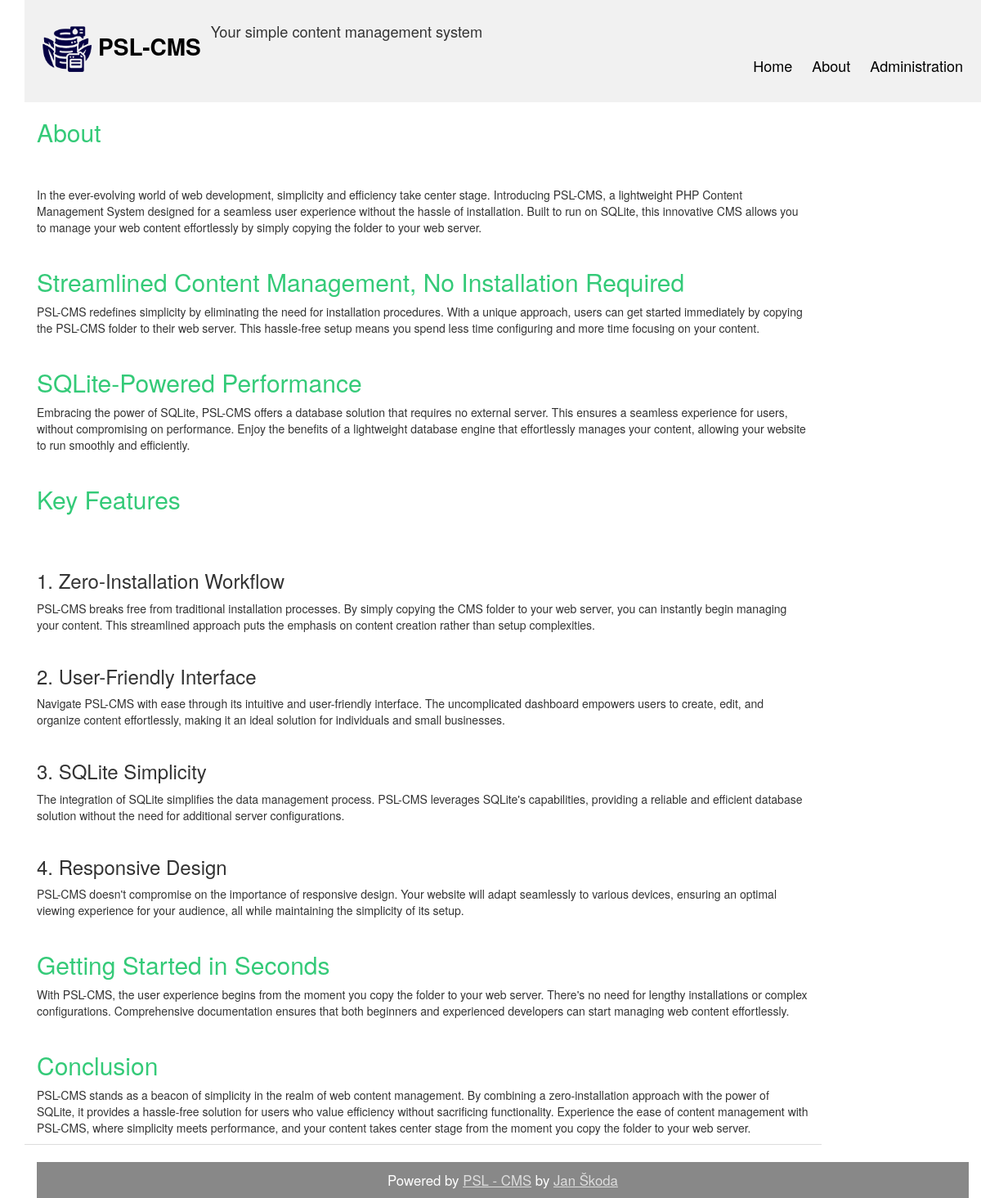
Screenshot of /page.php?link=about with the database file from the repository.
### tables this page shows
CREATE TABLE "menu" (
	"id"	INTEGER UNIQUE,
	"title"	TEXT,
	"link"	TEXT,
	"order"	INTEGER UNIQUE,
	PRIMARY KEY("id" AUTOINCREMENT)
);

CREATE TABLE "pages" (
	"id"	INTEGER UNIQUE,
	"link"	TEXT UNIQUE,
	"title"	TEXT,
	"content"	TEXT,
	PRIMARY KEY("id" AUTOINCREMENT)
);

### models/Menu.php (called while the page is built, shortened)
<?php
class Menu {
	private $menuTable = 'menu';
	private $conn;
	public function __construct($db){
        $this->conn = $db;
    }
	public function getMenuArray(){
			$sqlQuery = "
			SELECT id, `order`,title,link
			FROM ".$this->menuTable."
			ORDER BY `order` ASC ";
			$stmt = $this->conn->prepare($sqlQuery);
			$stmt->execute();
			$result = $stmt->fetchAll(PDO::FETCH_ASSOC);
			return $result;
	}
}
?>

### models/Pages.php (called while the page is built, shortened)
<?php
class Pages {
	private $pageTable = 'pages';
	private $conn;
	public function __construct($db){
        $this->conn = $db;
    }
	public function getPageByLink(){
		if($this->link) {
			$sqlQuery = "
				SELECT id,link,title,content
				FROM ".$this->pageTable."
				WHERE link = :link ";
			$stmt = $this->conn->prepare($sqlQuery);
			$stmt->bindParam("link", $this->link);
			$stmt->execute();
			$result = $stmt->fetch();
			$post = $result;
			return $post;
		}
	}
}
?>

### page.php (the view, shortened to what this page needs)
<?php
include_once 'models/Pages.php';
include_once 'models/Menu.php';
$database = new Database();
$db = $database->getConnection();
$page = new Pages($db);
$menu = new Menu($db);
$page->link = $_GET['link'];
$post = $page->getPageByLink();
include('template/header.php');
?>
<link href="css/style.css" rel="stylesheet" id="bootstrap-css">
<?php include('template/container.php');?>
<div class="container">
		<?php include('template/topmenu.php');?>
		<?php
			$content = str_replace("\n\r", "<br><br>", $post['content']);
		?>
			<div class="col-md-10 blogShort">
			<h2><?php echo $post['title']; ?></h2>
			<br><br>
			<article>
				<p><?php echo $content; ?> 	</p>
			</article>
			</div>
		<div class="col-md-12 gap10"></div>
</div>
<?php include('template/footer.php');?>

### template/topmenu.php
<div id="blog" class="row">
	<div class="header">
	<a href="./index.php" class="logo">
		<img src="<?= Config::ROOT_PATH?>resources/images/logo.png">
		<?= Config::WEBSITE_NAME ?>
	</a>
	<div id="slogan"> <?= Config::WEBSITE_SLOGAN ?> </div>
	<?php
		$menuItems = $menu->getMenuArray();
	?>
	<div class="header-right">
		<?php
			foreach($menuItems as $item){
				echo '<a href="' . $item['link'] . '">' . $item['title'] . '</a>';
			}
		?>
	</div>
</div>

### css/style.css (style rules this page uses)
.blogShort { border-bottom:1px solid #ddd; }
h2 { color:#34ca78; }
.header { overflow: hidden; background-color: #f1f1f1; padding: 20px 10px; }
.header a { float: left; color: black; text-align: center; padding: 12px; text-decoration: none; font-size: 18px; line-height: 25px; border-radius: 4px; }
.header a.logo { font-size: 2em; font-weight: bold; }
.header a.logo img { height:2em; }
.header-right { float: right; }
#slogan { font-size:1.3em; line-height:2em; }

### rows the page displays
menu: title "Home"
menu: title "About"
menu: title "Administration"
pages: title "About", content "In the ever-evolving world of web development, simplicity and efficiency take center stage. Introducing PSL-CMS, a lightweight PHP Content Management System designed for a seamless user experience without the hassle of installation. Built to run on SQLite, this innovative CMS allows you to manage your web content effortlessly by simply copying the folder to your web server. Streamlined Content Management, No Installation Required PSL-CMS redefines simplicity by eliminating the need for installation procedures. With a unique approach, users can get started immediately by copying the PSL-CMS folder to their web server. This hassle-free setup means you spend less time configuring and more time…"

### other values shown
Config::WEBSITE_NAME "PSL-CMS"
Config::WEBSITE_SLOGAN "Your simple content management system"
